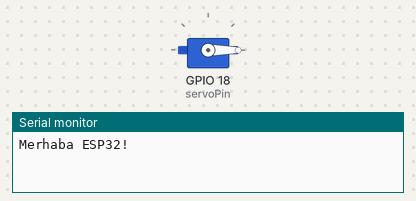
The program below on a simulated ESP32. On the bench: servo, the last lines printed to the serial monitor.

Above: at 0.05 s.
At 2.7 s:
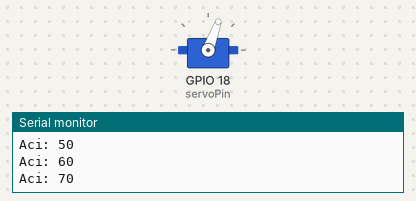
At 5.4 s:
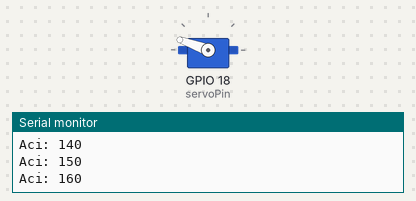
At 10.8 s:
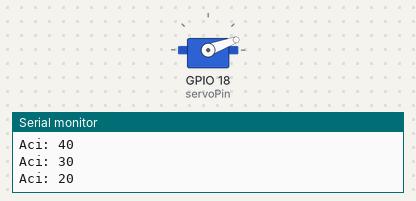
Timing chart, 0 to 14.0 s (numbered marks = the images above):
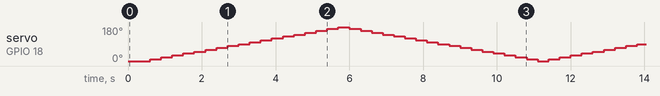

The program:

main.cpp
```cpp
#include <Arduino.h>
#include <ESP32Servo.h>

Servo myServo;
const int servoPin = 18;

unsigned long previousMillis = 0;   // son hareketin yapıldığı zamanı saklar
const unsigned long interval = 300; // hareketler arası bekleme süresi

int angle = 0;
int step = 10;

void setup()
{
  Serial.begin(115200);
  Serial.println("Merhaba ESP32!");

  myServo.attach(servoPin);
  myServo.write(angle);
}

void loop()
{
  unsigned long currentMillis = millis(); // esp32 açıldıpından beri geçen sürr

  if (currentMillis - previousMillis >= interval) // son hareketten 300ms geçtiyse kod çalısır
  {
    previousMillis = currentMillis;

    myServo.write(angle);
    Serial.print("Aci: ");
    Serial.println(angle);

    angle += step;

    if (angle >= 180 || angle <= 0)
    {
      step = -step;
    }
  }
}
```
